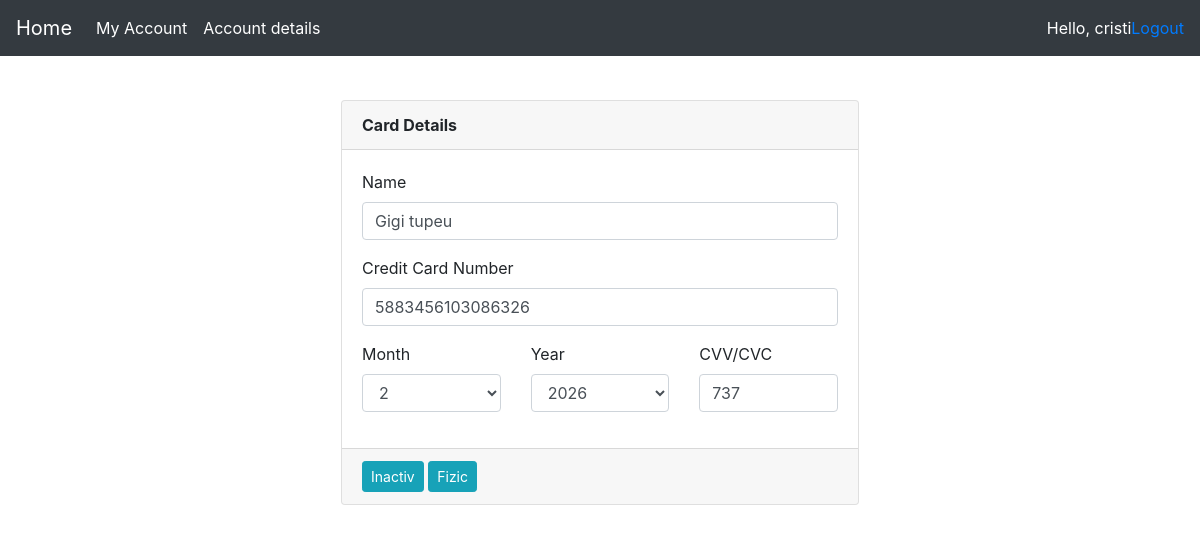
Screenshot of /card/18 (signed in) with the database file from the repository.
### accounts/models.py (models this page shows)
class Card(models.Model):
    card_number = models.CharField(max_length=16, null=True)
    expiration_date = models.CharField(max_length=5, null=True)
    cvv = models.CharField(max_length=3, null=True)
    card_type = models.BooleanField(default=0) # 0-fizic ; 1-virtual
    card_status = models.BooleanField(default=0) # 0-inactiv ; 1-activ
    pin = models.CharField(max_length=4, null=True)
    banking_account = models.ForeignKey(BankingAccount, null=True, on_delete = models.SET_NULL)

class BankingAccount(models.Model):
    iban = models.CharField(max_length=24, null=True)
    account_type = models.CharField(max_length=15, null=True)
    currency = models.CharField(max_length=5, null=True)
    sold = models.FloatField()
    user = models.ForeignKey(settings.AUTH_USER_MODEL, null=True, on_delete = models.SET_NULL)

### accounts/views.py (the view)
# urls.py: path('card/<int:cardId>', views.card, name='card'),
@login_required(login_url='login')
def card(request, cardId):
    try:
        card = Card.objects.get(id=cardId)
        return render(request, 'accounts/cardDetails.html', {'card': card})
    except:
        return render(request, 'accounts/cardDetails.html', {'message': 'Card does not exist...'})

### accounts/templates/accounts/cardDetails.html (shortened to what this page needs)
{% load static %}
<html>
<head>
  <link rel="stylesheet" href="https://cdn.jsdelivr.net/npm/bootstrap@4.6.1/dist/css/bootstrap.min.css">
  <link rel="stylesheet" href="{% static 'css/style.css' %}">
</head>
<body>
{% include "accounts/navigation.html" %}
<div class="d-flex justify-content-center form_container">
<div class="padding">
    <div class="row">
        <div class="col-sm-12">
            <div class="card">
                <div class="card-header">
                    <strong>Card Details</strong>
                </div>
                <div class="card-body">
                    <div class="row">
                        <div class="col-sm-12">
                            <div class="form-group">
                                <label for="name">Name</label>
                                <input class="form-control" id="name" type="text" placeholder="Enter your name" value="{{card.banking_account.user.first_name}} {{card.banking_account.user.last_name}}">
                            </div>
                        </div>
                    </div>
                    <div class="row">
                        <div class="col-sm-12">
                            <div class="form-group">
                                <label for="ccnumber">Credit Card Number</label>
                                <div class="input-group">
                                    <input class="form-control" type="text" placeholder="0000 0000 0000 0000" autocomplete="email" value="{{card.card_number}}">
                                </div>
                            </div>
                        </div>
                    </div>
                    <div class="row">
                        <div class="form-group col-sm-4">
                            <label for="ccmonth">Month</label>
                            <select class="form-control" id="ccmonth">
                                <option>2</option>
                            </select>
                        </div>
                        <div class="form-group col-sm-4">
                            <label for="ccyear">Year</label>
                            <select class="form-control" id="ccyear">
                                <option>2026</option>
                            </select>
                        </div>
                        <div class="col-sm-4">
                            <div class="form-group">
                                <label for="cvv">CVV/CVC</label>
                                <input class="form-control" id="cvv" type="text" placeholder="123" value="{{card.cvv}}">
                            </div>
                        </div>
                    </div>
                </div>
                <div class="card-footer">
                    <button class="btn btn-sm btn-info" type="button">
                        {% if card.card_status %}
                            Inactiv
                        {% else %}
                            Activ
                        {% endif %}
                    </button>
                    <button class="btn btn-sm btn-info" type="button">
                        {% if card.card_type %}
                            Fizic
                        {% else %}
                            Virtual
                        {% endif %}
                    </button>
                </div>
            </div>
        </div>
    </div>
</div>
</div>
</body>
</html>

### accounts/templates/accounts/navigation.html (shortened to what this page needs)
{% load static %}
<html lang="en">
<head>
  <link rel="stylesheet" href="https://cdn.jsdelivr.net/npm/bootstrap@4.6.1/dist/css/bootstrap.min.css">
  <link rel="stylesheet" href="accounts/css/style.css">
</head>
<body>
    <nav id="navigation" class="navbar navbar-expand-lg navbar-dark bg-dark">
        <a class="navbar-brand" href="{% url 'home' %}">Home</a>
        <div class="collapse navbar-collapse" id="navbarSupportedContent">
          <ul class="navbar-nav mr-auto">
            <li class="nav-item active">
              <a class="nav-link" href="{% url 'myaccount' %}">My Account <span class="sr-only">(current)</span></a>
            </li>
            <li class="nav-item active">
              <a class="nav-link" href="{% url 'updatecustomerinformation' %}">Account details <span class="sr-only">(current)</span></a>
            </li>
          </ul>
        </div>
        <span class="hello-msg" style="color:white">Hello, {{request.user}}</span>
        <span ><a  class="hello-msg" href="{% url 'logout' %}">Logout</a></span>
      </nav>
<br>
</body>
</html>

### accounts/static/css/style.css (style rules this page uses)
body, html { margin: 0; padding: 0; height: 100%; }
.form_container { margin-top: 20px; }

### rows the page displays
Card: banking_account.user.first_name "Gigi tupeu", card_number "5883456103086326", cvv "737"

### other values shown
{{ request.user }} "cristi"
